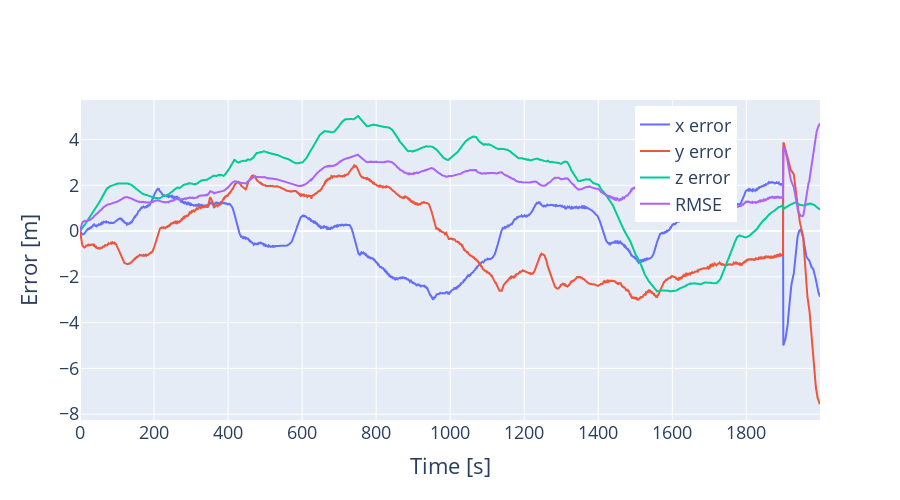

Notebook code cell kept with this figure:
### Code cell
# Plot x and y errors over time
fig = go.Figure()
fig.add_trace(go.Scatter(x=np.arange(TRAJLEN), y=graph_positions[:,0] - gt_enu[:TRAJLEN,0], name='x error'))
fig.add_trace(go.Scatter(x=np.arange(TRAJLEN), y=graph_positions[:,1] - gt_enu[:TRAJLEN,1], name='y error'))
fig.add_trace(go.Scatter(x=np.arange(TRAJLEN), y=graph_positions[:,2] - gt_enu[:TRAJLEN,2], name='z error'))
# Plot RMSE
fig.add_trace(go.Scatter(x=np.arange(TRAJLEN), y=np.sqrt(np.mean((graph_positions - gt_enu[:TRAJLEN])**2, axis=1)), name='RMSE'))
fig.update_layout(width=900, height=500, xaxis_title='Time [s]', yaxis_title='Error [m]')
fig.update_layout(legend=dict(x=0.75, y=0.98), font=dict(size=18))
fig.show()

### Figure 1 — Plotly figure (JSON) as saved in the notebook; plotly's stock layout.template omitted (floating-point values rounded to 4 significant figures; data arrays with more than 128 entries replaced by an {"elided": "..."} marker saying what was removed)
{"data": [{"name": "x error", "type": "scatter", "x": {"elided": "2000 int values"}, "y": {"elided": "2000 float values"}}, {"name": "y error", "type": "scatter", "x": {"elided": "2000 int values"}, "y": {"elided": "2000 float values"}}, {"name": "z error", "type": "scatter", "x": {"elided": "2000 int values"}, "y": {"elided": "2000 float values"}}, {"name": "RMSE", "type": "scatter", "x": {"elided": "2000 int values"}, "y": {"elided": "2000 float values"}}], "layout": {"font": {"size": 18}, "height": 500, "legend": {"x": 0.75, "y": 0.98}, "width": 900, "xaxis": {"title": {"text": "Time [s]"}}, "yaxis": {"title": {"text": "Error [m]"}}}}
